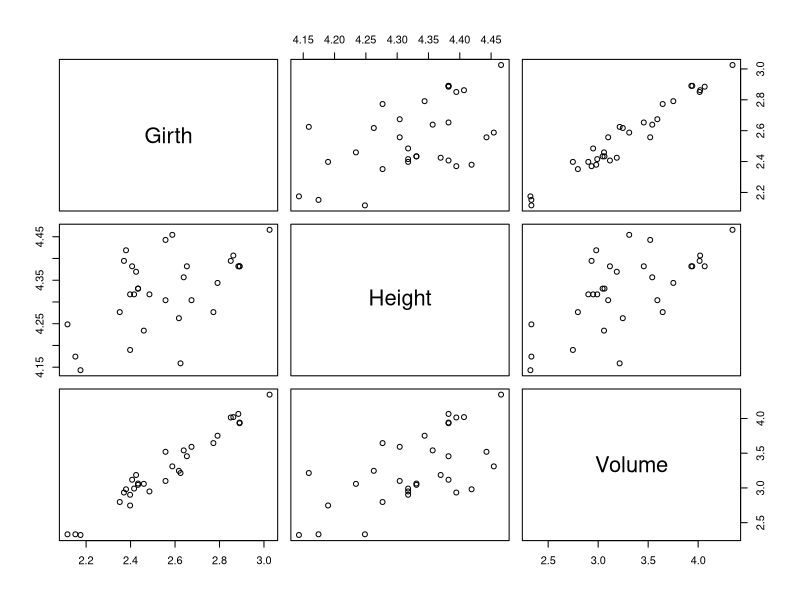

The R source for this figure:
## ---- chunk 1
knitr::opts_chunk$set(echo = TRUE)
## ---- chunk 2
# the data set "trees" is contained in the R package "datasets"
require(datasets)
head(trees)
## ---- chunk 3
nrow(trees)
ncol(trees)
colnames(trees)

## ---- chunk 4
pairs(log(trees))
## ---- chunk 5
cor(log(trees))
## ---- chunk 6
any(is.na(trees))
## ---- chunk 7
md <- lm(log(Volume) ~ log(Girth) + log(Height), data = trees)
summary(md)
## ---- chunk 8
x = model.matrix(md)

beta_hat = solve(t(x) %*% x) %*% t(x) %*% log(trees$Volume)
beta_hat
## ---- chunk 9
predicted = predict(md)

residual = residuals(md)

error_var = (sum(residual^2)) / (length(residual)-3)


list(predicted = predicted, residual =  residual, error_var = error_var)
